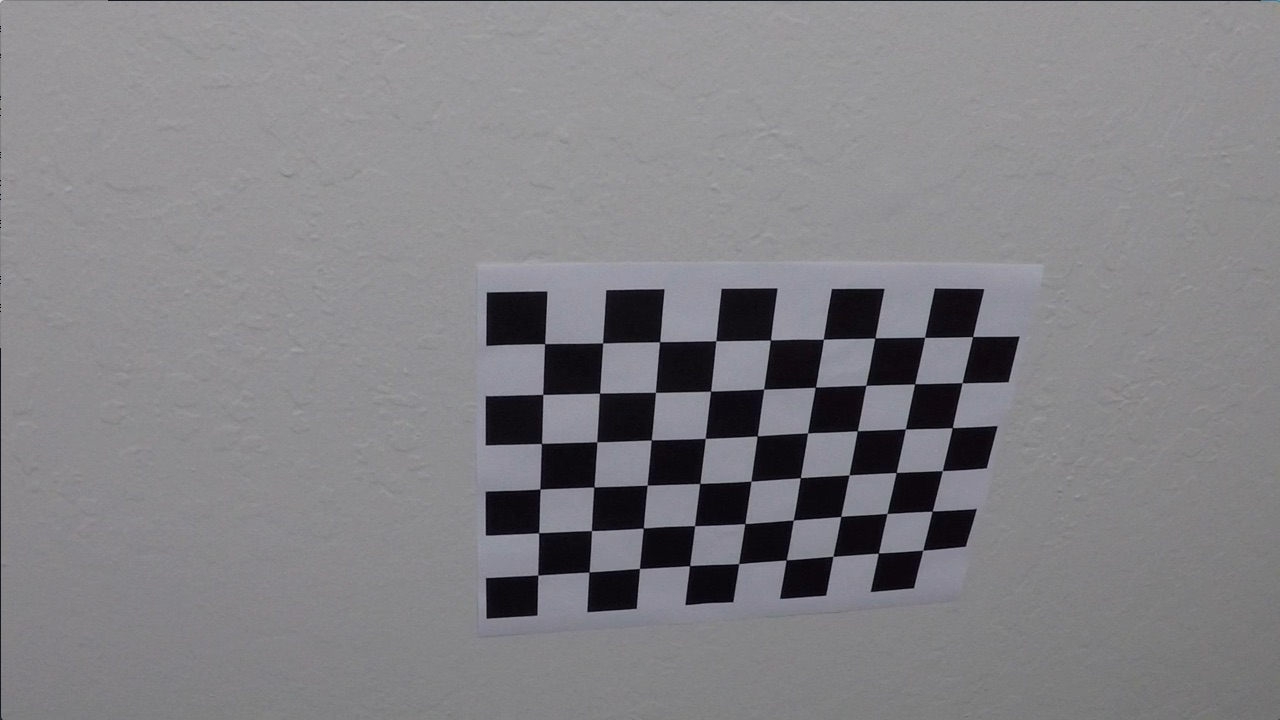
#> input picture camera_cal/calibration10.jpg, 1280 x 720 px; its folder holds only this picture in this run
$ jupyter execute --allow-errors step1-camera_calibration.ipynb   (shell and % lines are left out)
#> lines starting #> are read from the running program, lines starting #| are printed output that depends on the picture; after the words box and inside, x2 and y2 are one past the last pixel; in counts of white or black regions, pixels touching at a corner belong together
Camera Calibration with OpenCV
===

[cell 1]
import os
import numpy as np
import cv2
import glob
import matplotlib.pyplot as plt

out_dir = 'output_images/step1/'
# Make a list of calibration images
images = glob.glob('camera_cal/calibration*.jpg')

### Prepare arrays to store object points and image points from all the images.

[cell 2]
nx = 9 # number of inner conners along X
ny = 6 # number of inner conners along Y

# Arrays to store object points and image points from all the images.
objpoints = [] # 3d points in real world space
imgpoints = [] # 2d points in image plane.

proc_fnames = []
failed_fnames = []

for ny in [6, 5]:
    for nx in [9, 8, 7, 6]:

        # prepare object points, like (0,0,0), (1,0,0), (2,0,0) ....,(6,5,0)
        objp = np.zeros((ny*nx,3), np.float32)
        objp[:,:2] = np.mgrid[0:nx, 0:ny].T.reshape(-1,2)

        # Step through the list and search for chessboard corners
        for idx, fname in enumerate(images):

            if fname in proc_fnames: continue

            img = cv2.imread(fname)
#> img is the input picture: shape (720, 1280, 3); mean B, G, R 133.1, 129.4, 130.2
            gray = cv2.cvtColor(img, cv2.COLOR_BGR2GRAY)

            # Find the chessboard corners
            ret, corners = cv2.findChessboardCorners(gray, (nx,ny), None)
#> ret = True; corners = 54 rows, first 8: [545.3, 343.1], [602.7, 342.8], [660.1, 341.3], [715.8, 340.7], [770.6, 340], [823.5, 339.2], [874.3, 338.5], [925.1, 337.4]

            # If found, add object points, image points
            if ret == True:
                objpoints.append(objp)
                imgpoints.append(corners)

                # Draw and display the corners
                cv2.drawChessboardCorners(img, (nx,ny), corners, ret)
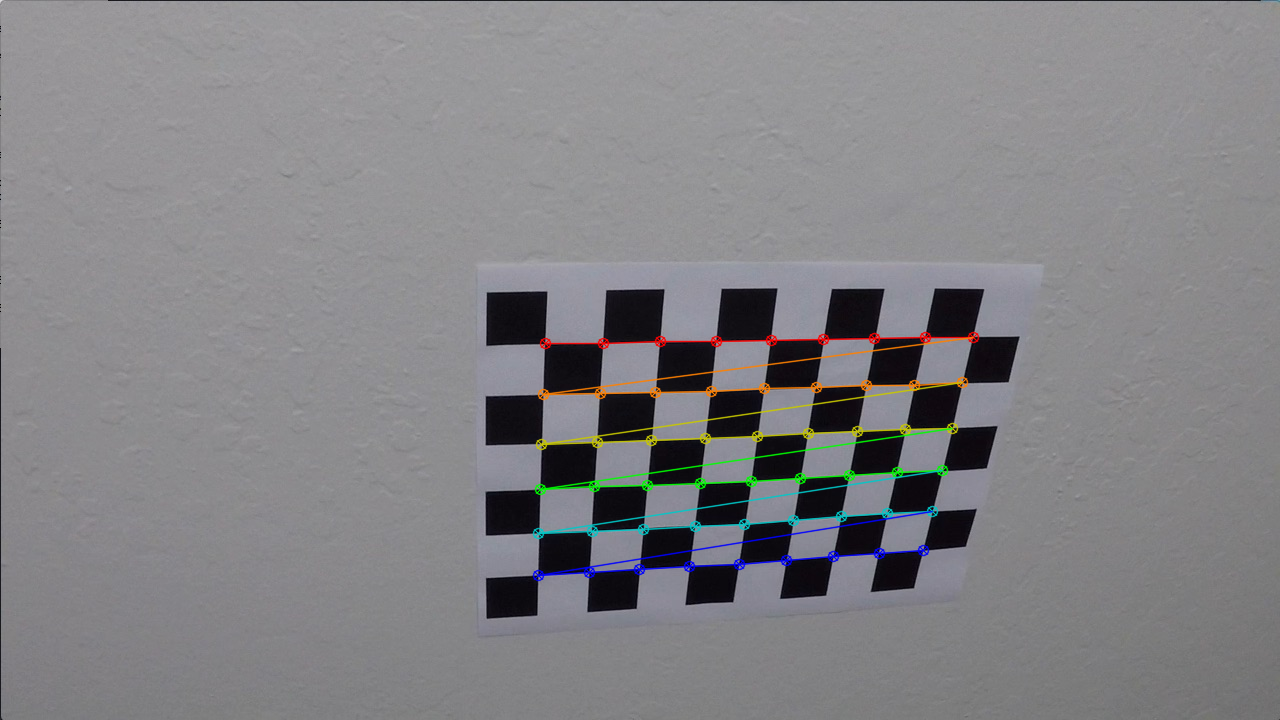
#> img: shape (720, 1280, 3); 1.91% of pixels changed, all inside (x1, y1, x2, y2) = (532, 331, 980, 582)
                image_name = os.path.split(fname)[1]

                proc_fnames.append(fname)
                if fname in failed_fnames: failed_fnames.remove(fname)

                write_name = out_dir+'corners_found_ny'+str(ny)+'_nx'+str(nx)+'_' + image_name
                print(write_name)
                cv2.imwrite(write_name, img)
                cv2.imshow('img', img)
                cv2.waitKey(500)
            else:
                print('false: ' + fname)
                if (fname in failed_fnames) == False:
                    failed_fnames.append(fname)

cv2.destroyAllWindows()
print('Failed:')
print(failed_fnames)

### Test undistortion on an image

[cell 3]
import pickle

# Test undistortion on an image
img = cv2.imread('camera_cal/calibration1.jpg')
#> (the rest of this cell did not finish here and is left out)

### Save the camera calibration result for later use (we won't worry about rvecs / tvecs)

[cell 4]
# Save the camera calibration result for later use (we won't worry about rvecs / tvecs)
dist_pickle = {}
#> (the rest of this cell did not finish here and is left out)

### Visualize undistorted images, used for camera calibration

[cell 5]
# Load pickled camera matrix and distortion coefficients
with open('camera_dist_pickle.p', mode='rb') as f:
#> (reads camera_dist_pickle.p from the repository)
    dist_pickle = pickle.load(f)
    mtx = dist_pickle["mtx"]
    dist = dist_pickle["dist"]

# Visualize undistortion
for idx, fname in enumerate(images):
    img = cv2.imread(fname)
    dst = cv2.undistort(img, mtx, dist, None, mtx)
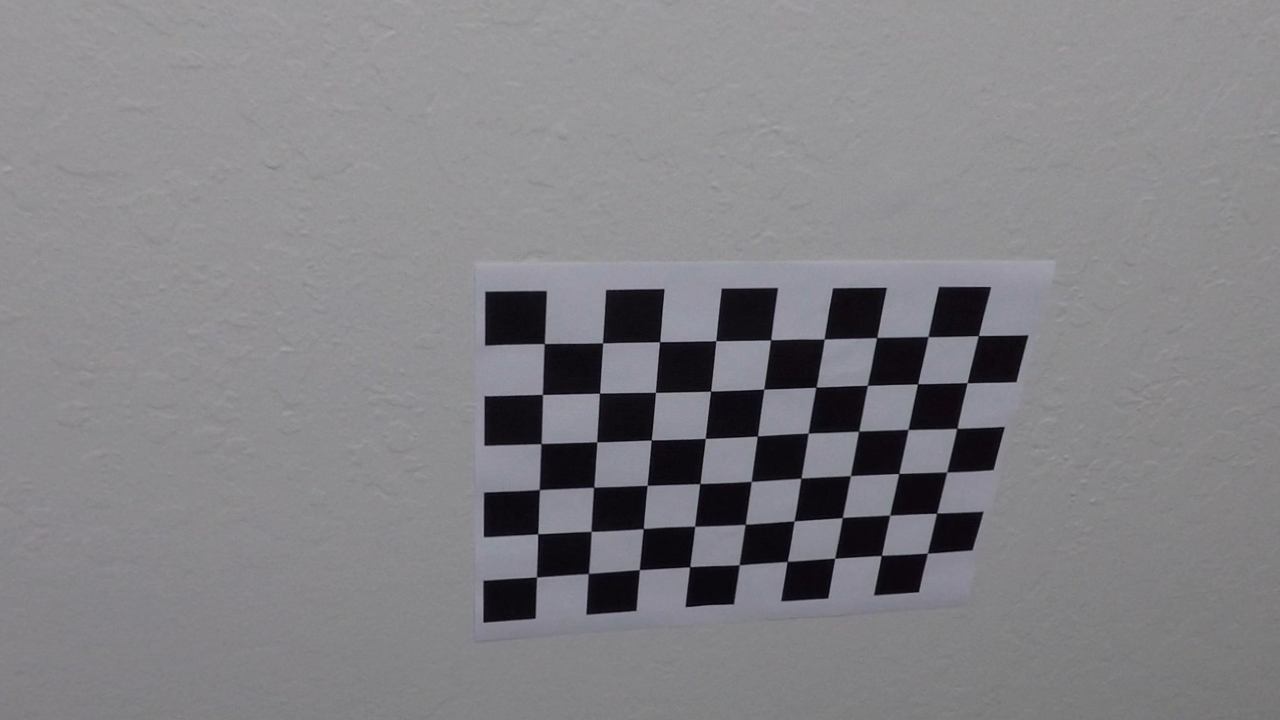
#> dst: shape (720, 1280, 3); mean B, G, R 133.3, 129.6, 130.5
    image_name = os.path.split(fname)[1]
    write_name = out_dir + 'undistorted/undistorted_' + image_name
    cv2.imwrite(write_name, dst)
    print(write_name)
    cv2.imshow('dst', dst)
    cv2.waitKey(500)

cv2.destroyAllWindows()
